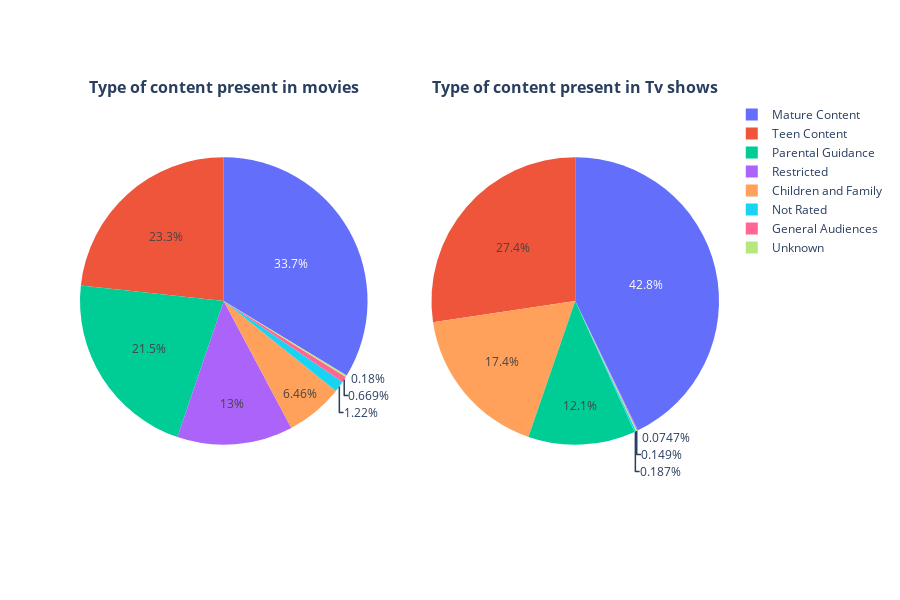

Notebook source saved alongside this figure:
### Code cell
temp1 = data[data["type"]=="Movie"]
temp2 = data[data["type"]=='TV Show']


fig = make_subplots(
    rows=1, cols=2,
    specs=[[{"type": "domain"}, {"type": "domain"}]],
    subplot_titles=("<b>Type of content present in movies<b>","<b>Type of content present in Tv shows<b>")
)

fig.add_trace(go.Pie(labels = temp1['rated'].value_counts().index,
                     values = temp1['rated'].value_counts()),
              row=1, col=1)

fig.add_trace(go.Pie(labels = temp2['rated'].value_counts().index,
                     values = temp2['rated'].value_counts()),
              row=1, col=2)

fig.update_layout(height=600,
                  showlegend=True
                  )

fig.show()

### Figure 1 — Plotly figure (JSON) as saved in the notebook; plotly's stock layout.template omitted (floating-point values rounded to 4 significant figures)
{"data": [{"domain": {"x": [0, 0.45], "y": [0, 1]}, "labels": ["Mature Content", "Teen Content", "Parental Guidance", "Restricted", "Children and Family", "Not Rated", "General Audiences", "Unknown"], "type": "pie", "values": [2064, 1427, 1317, 797, 396, 75, 41, 11]}, {"domain": {"x": [0.55, 1], "y": [0, 1]}, "labels": ["Mature Content", "Teen Content", "Children and Family", "Parental Guidance", "Not Rated", "Unknown", "Restricted"], "type": "pie", "values": [1147, 733, 465, 323, 5, 4, 2]}], "layout": {"annotations": [{"font": {"size": 16}, "showarrow": false, "text": "<b>Type of content present in movies<b>", "x": 0.225, "xanchor": "center", "xref": "paper", "y": 1, "yanchor": "bottom", "yref": "paper"}, {"font": {"size": 16}, "showarrow": false, "text": "<b>Type of content present in Tv shows<b>", "x": 0.775, "xanchor": "center", "xref": "paper", "y": 1, "yanchor": "bottom", "yref": "paper"}], "height": 600, "showlegend": true}}
